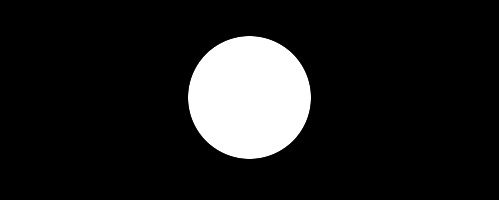
#> input picture assets/images/circle.jpg, 499 x 200 px, given in place of the camera
$ python accessing_camera.py
#> lines starting #> are read from the running program, lines starting #| are printed output that depends on the picture; after the words box and inside, x2 and y2 are one past the last pixel; in counts of white or black regions, pixels touching at a corner belong together
"""Capture adaptive-threshold previews from a camera."""

from datetime import datetime

import cv2

from examples.common import make_contact_sheet, save_image


def access_camera() -> None:
    camera = cv2.VideoCapture(0)
    if not camera.isOpened():
        camera.release()
        raise RuntimeError("Could not open camera device 0.")

    try:
        while True:
            success, frame = camera.read()
#> frame is the input picture: shape (200, 499, 3); min 0, max 255, mean 30.2
            if not success:
                raise RuntimeError("Could not read a frame from camera device 0.")

            gray = cv2.cvtColor(frame, cv2.COLOR_BGR2GRAY)
            mean_threshold = cv2.adaptiveThreshold(
                gray, 255, cv2.ADAPTIVE_THRESH_MEAN_C, cv2.THRESH_BINARY, 11, 2
            )
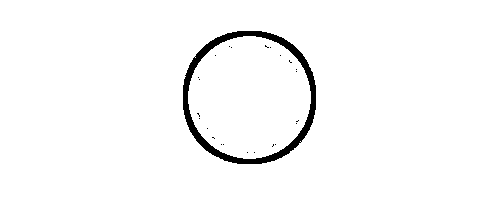
#> mean_threshold: shape (200, 499); 97.4% white; 24 black regions (23 under 20 px), largest, box (x1, y1, x2, y2) and area: (183, 31, 316, 164) 2553
            gaussian_threshold = cv2.adaptiveThreshold(
                gray, 255, cv2.ADAPTIVE_THRESH_GAUSSIAN_C, cv2.THRESH_BINARY, 11, 2
            )
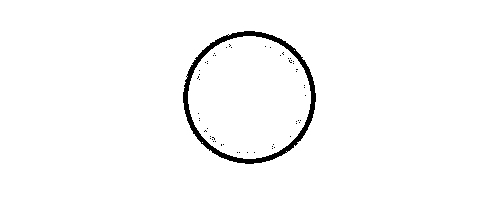
#> gaussian_threshold: shape (200, 499); 98% white; 56 black regions (55 under 20 px), largest, box (x1, y1, x2, y2) and area: (183, 31, 316, 164) 1973
            cv2.imshow("Mean threshold", mean_threshold)
            cv2.imshow("Gaussian threshold", gaussian_threshold)
            key = cv2.waitKey(1) & 0xFF
#> (key q is pressed here)
            if key == ord("s"):
                result = make_contact_sheet(
                    [
                        ("Mean adaptive threshold", mean_threshold),
                        ("Gaussian adaptive threshold", gaussian_threshold),
                    ]
                )
                timestamp = datetime.now().strftime("%Y%m%d-%H%M%S")
                save_image(f"camera/adaptive_threshold_{timestamp}.png", result)
            elif key == ord("q"):
                break
    finally:
        camera.release()
        cv2.destroyAllWindows()


if __name__ == "__main__":
    access_camera()

$ run again, on assets/images/rectangle.jpg
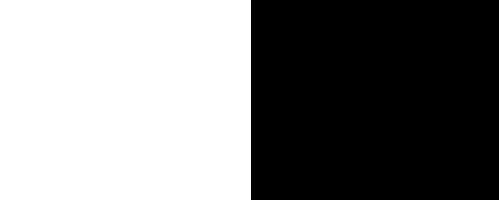
#> input picture assets/images/rectangle.jpg, 499 x 200 px, given in place of the camera
#> in access_camera, frame is the input picture: shape (200, 499, 3); min 0, max 255, mean 128.3
#> in access_camera, `mean_threshold = cv2.adaptiveThreshold( gray, 255, cv2.ADAPTIVE_THRESH..`:
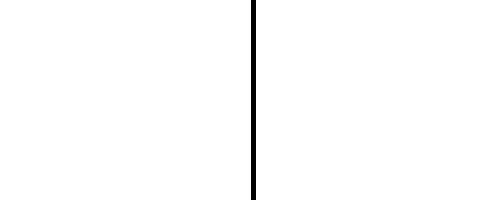
#> mean_threshold: shape (200, 499); 99% white; 1 black region, box (x1, y1, x2, y2) and area: (251, 0, 256, 200) 1000

$ run again, on assets/images/rocks-Sobel-X.jpg
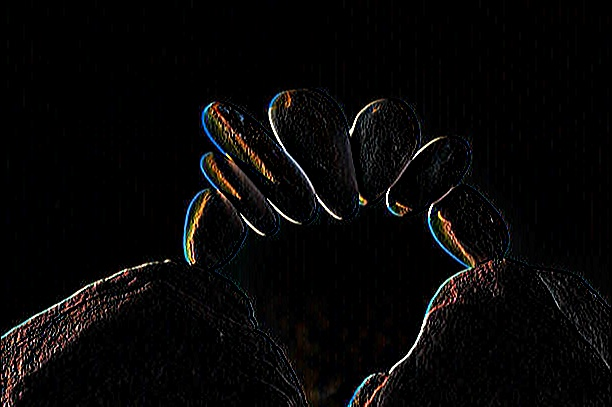
#> input picture assets/images/rocks-Sobel-X.jpg, 612 x 407 px, given in place of the camera
#> in access_camera, frame is the input picture: shape (407, 612, 3); mean B, G, R 7.5, 7.6, 8.4
#> in access_camera, `mean_threshold = cv2.adaptiveThreshold( gray, 255, cv2.ADAPTIVE_THRESH..`:
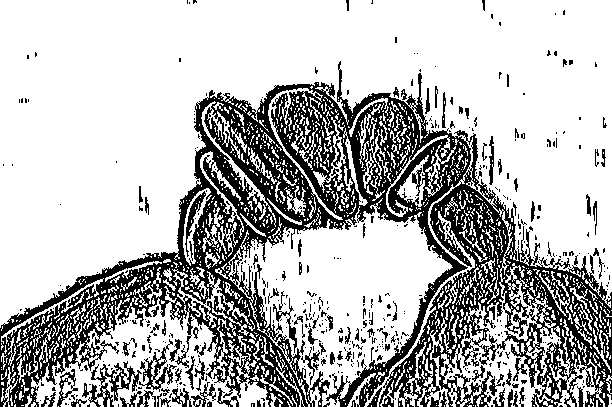
#> mean_threshold: shape (407, 612); 71.9% white; 507 black regions (403 under 20 px), largest, box (x1, y1, x2, y2) and area: (0, 61, 612, 407) 61016, (82, 361, 142, 407) 875, (139, 339, 177, 392) 554
#> in access_camera, `gaussian_threshold = cv2.adaptiveThreshold( gray, 255, cv2.ADAPTIVE_TH..`:
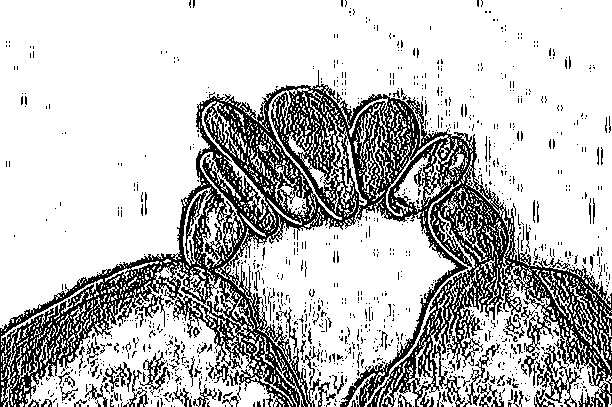
#> gaussian_threshold: shape (407, 612); 75.5% white; black in thin lines or dots
